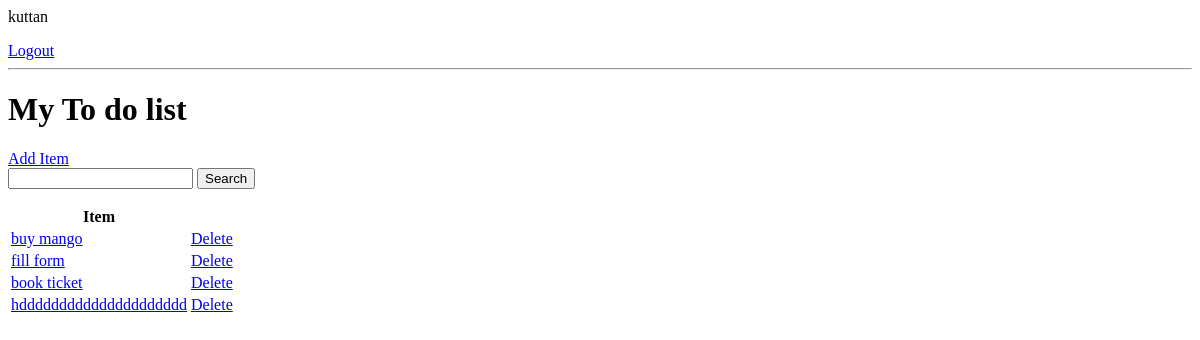
The app's page / (signed in), older data.
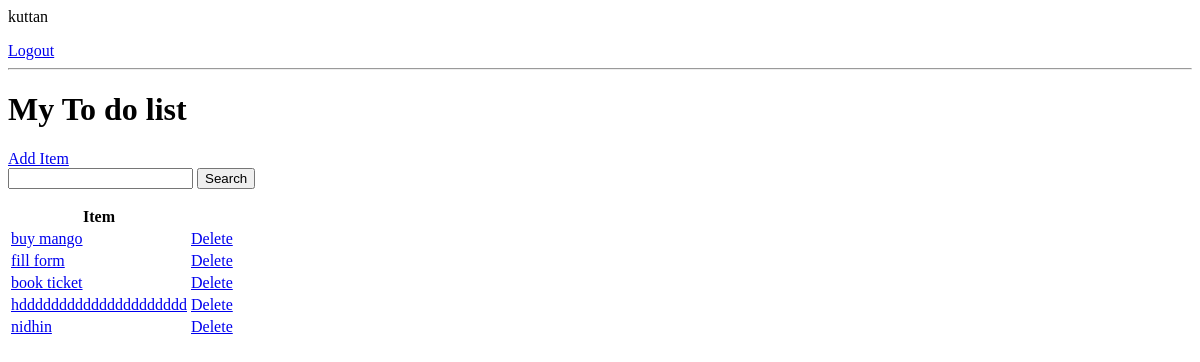
The same page, newer data.
### base/models.py (models this page shows, shortened)
class Task(models.Model):
    user = models.ForeignKey(User, on_delete=models.CASCADE,null=True,blank=True)
    title= models.CharField(max_length=200)
    description= models.TextField(null=True,blank=True)
    complete= models.BooleanField(default=False)
    created= models.DateTimeField(auto_now_add=True)
    class Meta:
        ordering = ['complete']

### base/views.py (the view)
# urls.py: path('',TaskList.as_view(),name='tasks'),
class TaskList(LoginRequiredMixin,ListView):
    model=Task
    context_object_name='tasks'
    def get_context_data(self,**kwargs):
            context = super().get_context_data(**kwargs)
            context["tasks"] = context["tasks"].filter(user=self.request.user)
            context['count']=context['tasks'].filter(complete=False).count()
            search_input=self.request.GET.get('search-area') or ''
            if search_input:
                 context['tasks'] = context['tasks'].filter(
                      title__startswith=search_input)
            context['search_input']=search_input
            return context

### base/templates/base/task_list.html
{% if request.user.is_authenticated %}
  <p>{{request.user}}</p>
  <a href="{% url 'logout' %}">Logout</a>
{% else %}
<a href="{% url 'login' %}">Login</a>
{% endif %}
<hr>
<h1>My To do list</h1>
<a href="{% url 'create' %}">Add Item</a>
<form action="" method="get">
    <input type="text" name='search-area' value='{{search_input}}'>
    <input type="submit" value="Search">
</form>
<table>
    <tr>
        <th>Item</th>
        <th></th>
    </tr>
    {% for task in tasks%}
    <tr>
        <td><a href="{% url 'update' task.id %}">{{task.title}}</a></td>
        <td><a href="{% url 'delete' task.id %}">Delete</a></td>
    </tr>
    {% empty %}
    <h4>No items in the list</h4>
    {% endfor %}
</table>

Row changes from the older to the newer data that the page shows:
added Task: title "nidhin"
